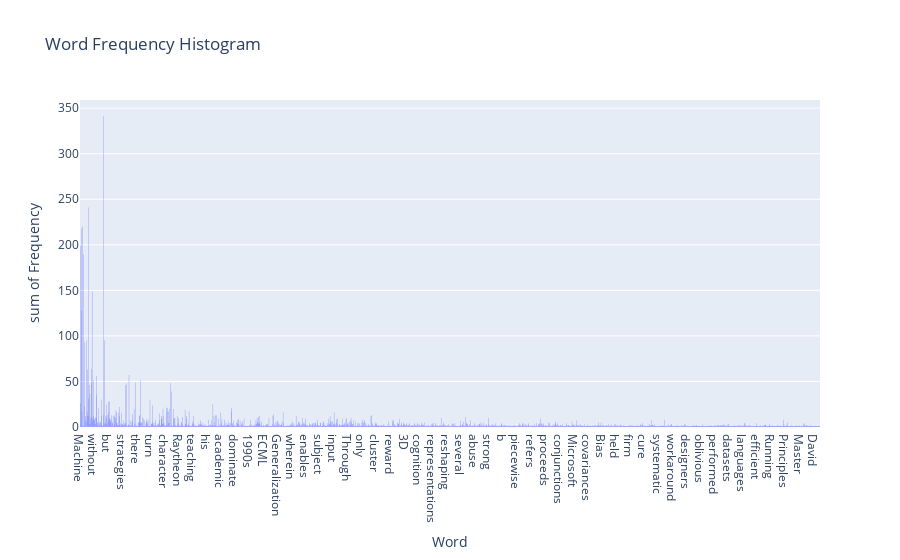

Here is the notebook cell this chart was saved with:
### Markdown cell above
# NLP

### Code cell
import nltk
import wikipediaapi
import pandas as pd
import plotly.express as px
from nltk.tokenize import word_tokenize
from wordcloud import WordCloud

nltk.download('punkt')
nltk.download('stopwords')

# Setup Wikipedia
wiki_wiki = wikipediaapi.Wikipedia('en')

def fetch_data(topic):
    """
    Fetches data from a Wikipedia page.

    Parameters:
    topic (str): Topic to fetch data from Wikipedia.

    Returns:
    list: List of sentences in the Wikipedia page.
    """
    # Get Wikipedia page based on the topic provided
    page_py = wiki_wiki.page(topic)

    # Get the text content of the page
    documents = nltk.sent_tokenize(page_py.text)

    return documents

def wordcloud_viz(documents):
    """
    Generate a wordcloud based on the input documents.

    Parameters:
    documents (list): List of sentences to be visualized.

    Returns:
    None, but displays a wordcloud of the input sentences.
    """
    words = ' '.join([doc for doc in documents])
    wordcloud = WordCloud(width=800, height=500, random_state=21, max_font_size=110).generate(words)
    fig = px.imshow(wordcloud, title='Word Cloud')
    fig.show()

def histogram_viz(documents):
    """
    Generate a histogram based on the word frequency in the input documents.

    Parameters:
    documents (list): List of sentences to be visualized.

    Returns:
    None, but displays a histogram of word frequency of the input sentences.
    """
    words = [word for word in word_tokenize(' '.join(documents)) if word.isalnum()]
    freq_dist = nltk.FreqDist(words)
    freq_df = pd.DataFrame(list(freq_dist.items()), columns=["Word", "Frequency"])
    fig = px.histogram(freq_df, x="Word", y="Frequency", nbins=20, title="Word Frequency Histogram")
    fig.show()

# Use the functions
documents = fetch_data('Machine Learning')
wordcloud_viz(documents)
histogram_viz(documents)

### Figure 1 — Plotly figure (JSON) as saved in the notebook; plotly's stock layout.template omitted (floating-point values rounded to 4 significant figures; data arrays with more than 128 entries replaced by an {"elided": "..."} marker saying what was removed)
{"data": [{"alignmentgroup": "True", "bingroup": "x", "histfunc": "sum", "hovertemplate": "Word=%{x}<br>sum of Frequency=%{y}<extra></extra>", "legendgroup": "", "marker": {"color": "#636efa", "pattern": {"shape": ""}}, "name": "", "nbinsx": 20, "offsetgroup": "", "orientation": "v", "showlegend": false, "type": "histogram", "x": {"elided": "2046 str values"}, "xaxis": "x", "y": {"elided": "2046 int values"}, "yaxis": "y"}], "layout": {"barmode": "relative", "legend": {"tracegroupgap": 0}, "title": {"text": "Word Frequency Histogram"}, "xaxis": {"anchor": "y", "domain": [0, 1], "title": {"text": "Word"}}, "yaxis": {"anchor": "x", "domain": [0, 1], "title": {"text": "sum of Frequency"}}}}
